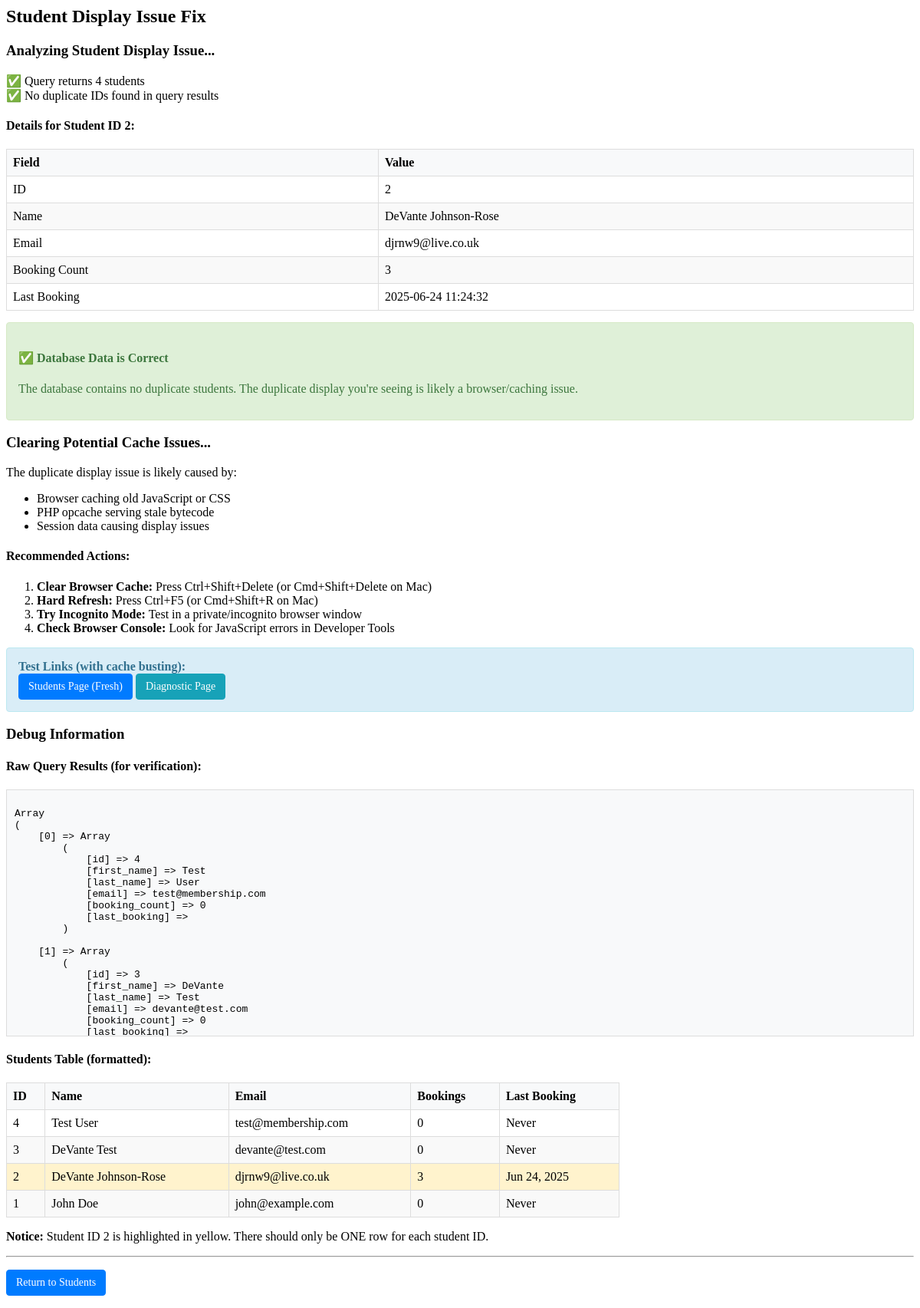
Page /admin/fix_student_display.php (signed in) on the committed database.
### tables this page shows
CREATE TABLE `users` (
  `id` int(11) NOT NULL AUTO_INCREMENT,
  `first_name` varchar(50) NOT NULL,
  `last_name` varchar(50) NOT NULL,
  `email` varchar(100) NOT NULL,
  `password_hash` varchar(255) NOT NULL,
  `phone` varchar(20) DEFAULT NULL,
  `date_of_birth` date DEFAULT NULL,
  `gender` enum('male','female','other','prefer_not_to_say') DEFAULT NULL,
  `health_questionnaire` longtext DEFAULT NULL CHECK (json_valid(`health_questionnaire`)),
  `created_at` timestamp NOT NULL DEFAULT current_timestamp(),
  `updated_at` timestamp NOT NULL DEFAULT current_timestamp() ON UPDATE current_timestamp(),
  `status` enum('active','inactive','suspended') DEFAULT 'active',
  `free_trial_used` tinyint(1) DEFAULT 0,
  PRIMARY KEY (`id`),
  UNIQUE KEY `email` (`email`),
  KEY `idx_users_email` (`email`),
  KEY `idx_users_status` (`status`),
  KEY `idx_users_dob` (`date_of_birth`),
  KEY `idx_users_free_trial` (`free_trial_used`)
);

### admin/fix_student_display.php (the view, shortened to what this page needs)
<?php
require_once 'includes/admin_common.php';
echo "<h2>Student Display Issue Fix</h2>";
function analyzeStudentDisplay($pdo) {
    echo "<h3>Analyzing Student Display Issue...</h3>";
    $stmt = $pdo->query("
        SELECT id, COUNT(*) as count
        FROM users
        GROUP BY id
        HAVING COUNT(*) > 1
    ");
    $duplicateIds = $stmt->fetchAll();
    $stmt = $pdo->query('
        SELECT
            u.id, u.first_name, u.last_name, u.email,
            COUNT(b.id) as booking_count,
            MAX(b.created_at) as last_booking
        FROM users u
        LEFT JOIN bookings b ON u.id = b.user_id
        GROUP BY u.id
        ORDER BY u.created_at DESC
    ');
    $students = $stmt->fetchAll();
    echo "✅ Query returns " . count($students) . " students<br>";
    $idCounts = array_count_values(array_column($students, 'id'));
    $duplicateDisplayIds = array_filter($idCounts, function($count) { return $count > 1; });
    echo "✅ No duplicate IDs found in query results<br>";
    $stmt = $pdo->prepare('
        SELECT
            u.*,
            COUNT(b.id) as booking_count,
            MAX(b.created_at) as last_booking
        FROM users u
        LEFT JOIN bookings b ON u.id = b.user_id
        WHERE u.id = 2
        GROUP BY u.id
    ');
    $stmt->execute();
    $student2 = $stmt->fetch();
    if ($student2) {
        echo "<h4>Details for Student ID 2:</h4>";
        echo "<table class='table table-striped'>";
        echo "<tr><th>Field</th><th>Value</th></tr>";
        echo "<tr><td>ID</td><td>{$student2['id']}</td></tr>";
        echo "<tr><td>Name</td><td>{$student2['first_name']} {$student2['last_name']}</td></tr>";
        echo "<tr><td>Email</td><td>{$student2['email']}</td></tr>";
        echo "<tr><td>Booking Count</td><td>{$student2['booking_count']}</td></tr>";
        echo "<tr><td>Last Booking</td><td>" . ($student2['last_booking'] ?: 'Never') . "</td></tr>";
        echo "</table>";
    }
    return true;
}
function clearCacheIssues() {
    echo "<h3>Clearing Potential Cache Issues...</h3>";
    $cacheParam = "?v=" . time();
    echo "<p>The duplicate display issue is likely caused by:</p>";
    echo "<ul>";
    echo "<li>Browser caching old JavaScript or CSS</li>";
    echo "<li>PHP opcache serving stale bytecode</li>";
    echo "<li>Session data causing display issues</li>";
    echo "</ul>";
    echo "<h4>Recommended Actions:</h4>";
    echo "<ol>";
    echo "<li><strong>Clear Browser Cache:</strong> Press Ctrl+Shift+Delete (or Cmd+Shift+Delete on Mac)</li>";
    echo "<li><strong>Hard Refresh:</strong> Press Ctrl+F5 (or Cmd+Shift+R on Mac)</li>";
    echo "<li><strong>Try Incognito Mode:</strong> Test in a private/incognito browser window</li>";
    echo "<li><strong>Check Browser Console:</strong> Look for JavaScript errors in Developer Tools</li>";
    echo "</ol>";
    echo "<div class='alert alert-info'>";
    echo "<strong>Test Links (with cache busting):</strong><br>";
    echo "<a href='students.php{$cacheParam}' target='_blank' class='btn btn-primary'>Students Page (Fresh)</a> ";
    echo "<a href='../diagnostic.php{$cacheParam}' target='_blank' class='btn btn-info'>Diagnostic Page</a>";
    echo "</div>";
}
function showDebugInfo($pdo) {
    echo "<h3>Debug Information</h3>";
    $stmt = $pdo->query('
        SELECT
            u.id, u.first_name, u.last_name, u.email,
            COUNT(b.id) as booking_count,
            MAX(b.created_at) as last_booking
        FROM users u
        LEFT JOIN bookings b ON u.id = b.user_id
        GROUP BY u.id
        ORDER BY u.created_at DESC
    ');
    $students = $stmt->fetchAll();
    echo "<h4>Raw Query Results (for verification):</h4>";
    echo "<div style='max-height: 300px; overflow-y: auto; background: #f8f9fa; padding: 10px; border: 1px solid #ddd;'>";
    echo "<pre>" . htmlspecialchars(print_r($students, true)) . "</pre>";
    echo "</div>";
    echo "<h4>Students Table (formatted):</h4>";
    echo "<table class='table table-striped' style='max-width: 800px;'>";
    echo "<tr><th>ID</th><th>Name</th><th>Email</th><th>Bookings</th><th>Last Booking</th></tr>";
    foreach ($students as $student) {
        $highlight = ($student['id'] == 2) ? 'style="background-color: #fff3cd;"' : '';
        echo "<tr {$highlight}>";
        echo "<td>" . $student['id'] . "</td>";
        echo "<td>" . htmlspecialchars($student['first_name'] . ' ' . $student['last_name']) . "</td>";
        echo "<td>" . htmlspecialchars($student['email']) . "</td>";
        echo "<td>" . $student['booking_count'] . "</td>";
        echo "<td>" . ($student['last_booking'] ? date('M j, Y', strtotime($student['last_booking'])) : 'Never') . "</td>";
        echo "</tr>";
    }
    echo "</table>";
    echo "<p><strong>Notice:</strong> Student ID 2 is highlighted in yellow. There should only be ONE row for each student ID.</p>";
}
try {
    $isDataCorrect = analyzeStudentDisplay($pdo);
    if ($isDataCorrect) {
        echo "<div class='alert alert-success'>";
        echo "<h4>✅ Database Data is Correct</h4>";
        echo "<p>The database contains no duplicate students. The duplicate display you're seeing is likely a browser/caching issue.</p>";
        echo "</div>";
        clearCacheIssues();
        showDebugInfo($pdo);
    } else {
        echo "<div class='alert alert-danger'>";
        echo "<h4>❌ Database Issues Found</h4>";
        echo "<p>There are actual data issues in the database that need to be fixed.</p>";
        echo "</div>";
    }
} catch (Exception $e) {
    echo "❌ Error: " . $e->getMessage();
}
echo "<hr>";
echo "<p><a href='students.php' class='btn btn-primary'>Return to Students</a></p>";
?>

### admin/fix_student_display.php (style rules this page uses)
.alert { padding: 15px; margin: 15px 0; border: 1px solid transparent; border-radius: 4px; }
.alert-success { color: #3c763d; background-color: #dff0d8; border-color: #d6e9c6; }
.alert-info { color: #31708f; background-color: #d9edf7; border-color: #bce8f1; }
.table { margin-top: 20px; border-collapse: collapse; width: 100%; }
.table th, .table td { border: 1px solid #ddd; padding: 8px; text-align: left; }
.table th { background-color: #f8f9fa; font-weight: bold; }
.table-striped tbody tr:nth-child(odd) { background-color: #f9f9f9; }
.btn { display: inline-block; padding: 6px 12px; margin-bottom: 0; font-size: 14px; font-weight: normal; line-height: 1.42857143; text-align: center; white-space: nowrap; vertical-align: middle; cursor: pointer; border: 1px solid transparent; border-radius: 4px; text-decoration: none; }
.btn-primary { color: #fff; background-color: #007bff; border-color: #007bff; }
.btn-info { color: #fff; background-color: #17a2b8; border-color: #17a2b8; }

### rows in the picture
users: id "2", first_name "DeVante", last_name "Johnson-Rose", email "djrnw9@live.co.uk", first_name+last_name "DeVante Johnson-Rose", booking_count "3", last_booking "Jun 24, 2025"
users: id "4", first_name+last_name "Test User", email "test@membership.com", booking_count "0", shows "Never"
users: id "3", first_name+last_name "DeVante Test", email "devante@test.com", booking_count "0", shows "Never"
users: id "1", first_name+last_name "John Doe", email "john@example.com", booking_count "0", shows "Never"

### other values in the picture
count($students) "4"
$student2['booking_count'] "3"
$student2['last_booking'] ?: 'Never' "2025-06-24 11:24:32"
